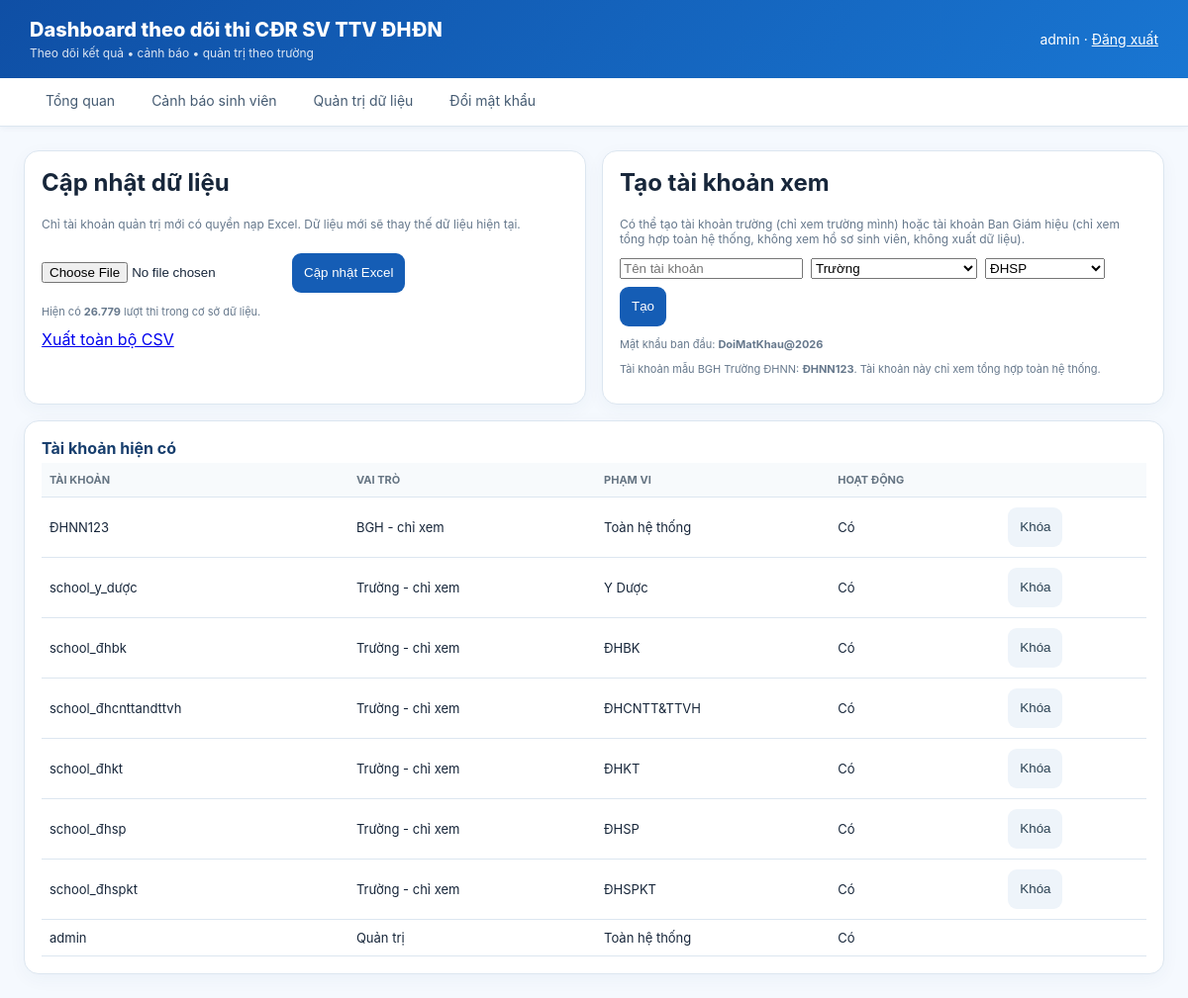
Page /admin (signed in) on the earlier database version.
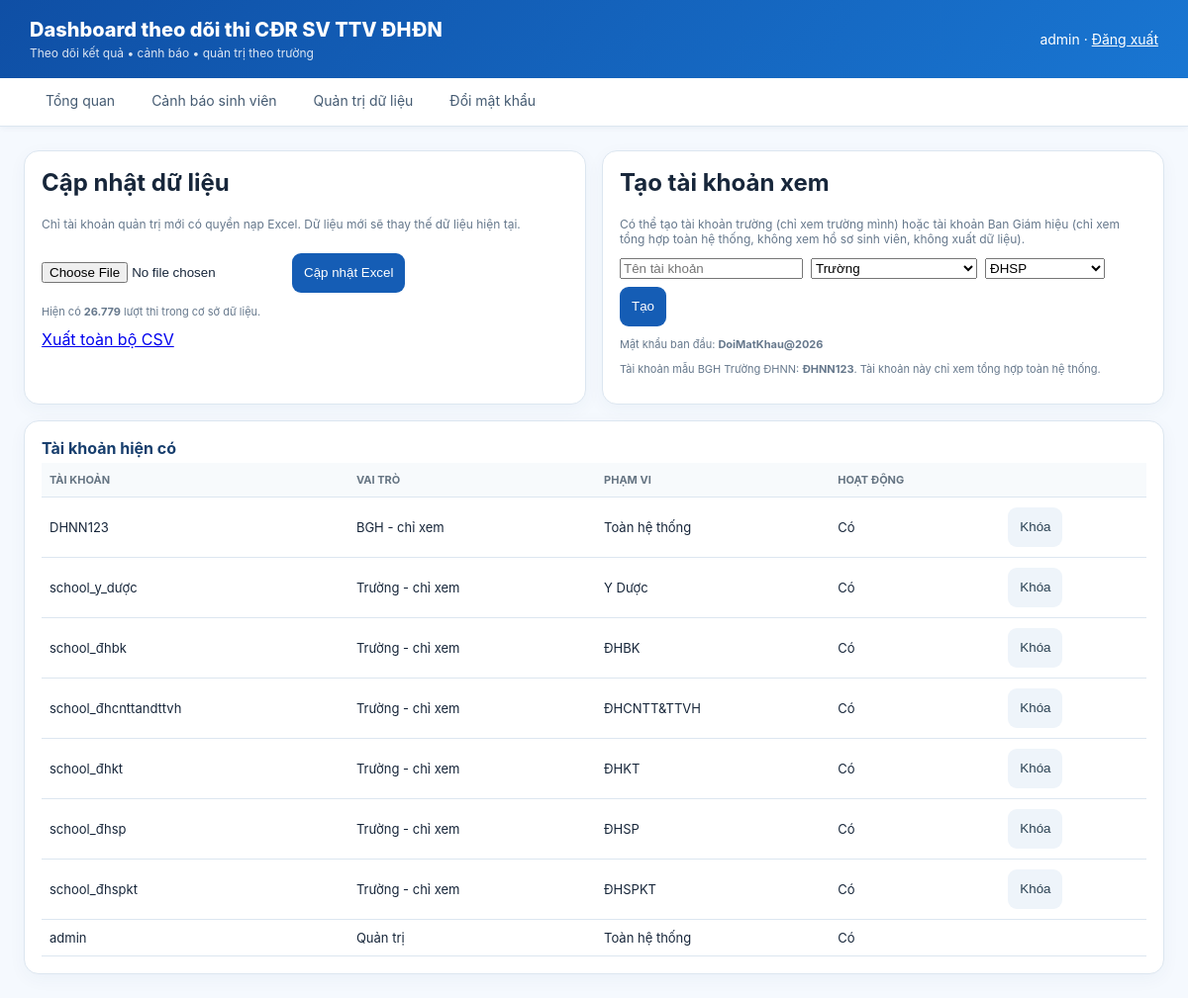
Same page on the later database version.
### tables this page shows
CREATE TABLE users(id INTEGER PRIMARY KEY AUTOINCREMENT,username TEXT UNIQUE NOT NULL,password_hash TEXT NOT NULL,role TEXT NOT NULL,school TEXT,active INTEGER NOT NULL DEFAULT 1,must_change_password INTEGER NOT NULL DEFAULT 1);

### app.py (the view)
@app.route('/admin')
@admin_required
def admin():
    c=db(); users=c.execute('SELECT id,username,role,school,active,must_change_password FROM users ORDER BY role DESC,username').fetchall(); n=c.execute('SELECT COUNT(*) n FROM exam_records').fetchone()['n'];c.close(); return render_template('admin.html',users=users,n=n,default_password=PASS_DEFAULT)

### app.py (called while the page is built)
def db():
    c = sqlite3.connect(DB); c.row_factory = sqlite3.Row; return c

def current_user():
    uid=session.get('uid')
    if not uid: return None
    c=db(); u=c.execute('SELECT * FROM users WHERE id=? AND active=1',(uid,)).fetchone(); c.close(); return u

def admin_required(f):
    @wraps(f)
    def w(*a,**kw):
        u=current_user()
        if not u: return redirect(url_for('login'))
        if u['role']!='admin': abort(403)
        return f(*a,**kw)
    return w

@app.context_processor
def inject(): return {'user':current_user(),'school_list':SCHOOLS,'school_colors':SCHOOL_COLORS}

### templates/admin.html
{% extends 'base.html' %}{% block content %}<div class="adminbox"><div class="card"><h2 style="margin-top:0">Cập nhật dữ liệu</h2><p class="desc">Chỉ tài khoản quản trị mới có quyền nạp Excel. Dữ liệu mới sẽ thay thế dữ liệu hiện tại.</p><form method="post" action="{{url_for('upload')}}" enctype="multipart/form-data"><input type="file" name="file" accept=".xlsx,.xls" required><button class="btn" style="margin-top:10px">Cập nhật Excel</button></form><p class="small" style="margin-top:12px">Hiện có <b>{{'{:,}'.format(n).replace(',','.')}}</b> lượt thi trong cơ sở dữ liệu.</p><a href="{{url_for('export_csv')}}">Xuất toàn bộ CSV</a></div><div class="card"><h2 style="margin-top:0">Tạo tài khoản xem</h2><p class="desc">Có thể tạo tài khoản trường (chỉ xem trường mình) hoặc tài khoản Ban Giám hiệu (chỉ xem tổng hợp toàn hệ thống, không xem hồ sơ sinh viên, không xuất dữ liệu).</p><form method="post" action="{{url_for('create_user')}}" class="formline"><input name="username" placeholder="Tên tài khoản" required><select name="role" id="roleSelect" onchange="toggleSchool()"><option value="school">Trường</option><option value="viewer">Ban Giám hiệu - chỉ xem</option></select><select name="school" id="schoolSelect" required>{% for s in school_list %}<option>{{s}}</option>{% endfor %}</select><button class="btn">Tạo</button></form><script>function toggleSchool(){const v=document.getElementById('roleSelect').value;const s=document.getElementById('schoolSelect');s.disabled=v==='viewer';s.required=v!=='viewer';}toggleSchool();</script><p class="small">Mật khẩu ban đầu: <b>{{default_password}}</b></p><p class="small">Tài khoản mẫu BGH Trường ĐHNN: <b>ĐHNN123</b>. Tài khoản này chỉ xem tổng hợp toàn hệ thống.</p></div></div><div class="card" style="margin-top:16px"><h3>Tài khoản hiện có</h3><table class="table"><tr><th>Tài khoản</th><th>Vai trò</th><th>Phạm vi</th><th>Hoạt động</th><th></th></tr>{% for u in users %}<tr><td>{{u['username']}}</td><td>{% if u['role']=='admin' %}Quản trị{% elif u['role']=='viewer' %}BGH - chỉ xem{% else %}Trường - chỉ xem{% endif %}</td><td>{{u['school'] or 'Toàn hệ thống'}}</td><td>{{'Có' if u['active'] else 'Không'}}</td><td>{% if u['role'] in ('school','viewer') %}<form method="post" action="{{url_for('toggle_user',uid=u['id'])}}"><button class="btn light">{{'Khóa' if u['active'] else 'Mở'}}</button></form>{% endif %}</td></tr>{% endfor %}</table></div>{% endblock %}

### templates/base.html (shortened to what this page needs)
<!doctype html><html lang="vi"><head><meta charset="utf-8"><meta name="viewport" content="width=device-width,initial-scale=1"><title>Dashboard theo dõi thi CĐR SV TTV ĐHĐN</title></head><body><header class="top"><div><div class="brand">Dashboard theo dõi thi CĐR SV TTV ĐHĐN</div><div class="sub">Theo dõi kết quả • cảnh báo • quản trị theo trường</div></div><div class="user">{% if user %}<span>{{user['username']}}</span> · <a style="color:#fff" href="{{url_for('logout')}}">Đăng xuất</a>{% endif %}</div></header>{% if user %}<nav class="nav"><a href="{{url_for('index')}}">Tổng quan</a>{% if user['role']!='viewer' %}<a href="{{url_for('students')}}">Cảnh báo sinh viên</a>{% endif %}{% if user['role']=='admin' %}<a href="{{url_for('admin')}}">Quản trị dữ liệu</a>{% endif %}<a href="{{url_for('change_password')}}">Đổi mật khẩu</a></nav>{% endif %}<main class="wrap">{% with msgs=get_flashed_messages(with_categories=true) %}{% for cat,msg in msgs %}<div class="flash {{cat}}">{{msg}}</div>{% endfor %}{% endwith %}{% block content %}{% endblock %}</main></body></html>

### templates/base.html (style rules this page uses)
:root { --navy:#123b70;--blue:#1769c2;--bg:#f5f9fe;--card:#fff;--muted:#66788c;--line:#dce6f0 }
* { box-sizing:border-box }
body { margin:0;background:var(--bg);font-family:Inter,Segoe UI,Arial,sans-serif;color:#17263a }
.top { background:linear-gradient(135deg,#0f4fa5,#1976d2);color:#fff;padding:18px 30px;display:flex;align-items:center;justify-content:space-between;box-shadow:0 4px 18px #174f8a22 }
.brand { font-weight:800;font-size:20px }
.sub { font-size:12px;opacity:.85;margin-top:4px }
.user { font-size:14px }
.nav { background:#fff;border-bottom:1px solid var(--line);padding:0 30px;display:flex;gap:5px;align-items:center;box-shadow:0 1px 6px #173f6810 }
.nav a { padding:14px 16px;text-decoration:none;color:#455b72;font-size:14px;border-bottom:3px solid transparent }
.wrap { max-width:1500px;margin:0 auto;padding:24px }
.filters select,.filters input,.btn { height:40px;border:1px solid #ccd9e6;border-radius:9px;background:#fff;padding:0 12px }
.btn { cursor:pointer;background:#155db5;color:#fff;border:0;text-decoration:none;display:inline-flex;align-items:center;justify-content:center }
.btn.light { background:#eef4fa;color:#294052 }
.card { background:#fff;border:1px solid var(--line);border-radius:15px;padding:17px;overflow:hidden;box-shadow:0 5px 18px #1a4b7b0b }
.card h3 { margin:0 0 5px;font-size:16px;color:#173e6d }
.desc { font-size:12px;color:var(--muted);margin-bottom:12px }
.small { font-size:11px;color:var(--muted) }
.table { width:100%;border-collapse:collapse;font-size:13px }
.table th,.table td { padding:10px 8px;border-bottom:1px solid var(--line);text-align:left;white-space:nowrap }
.table th { font-size:11px;text-transform:uppercase;color:#657482;background:#f7fafc }
.adminbox { display:grid;grid-template-columns:1fr 1fr;gap:16px }
.formline { display:flex;gap:8px;flex-wrap:wrap }

Differences in the rows shown:
changed users: username "ĐHNN123" → "DHNN123"
